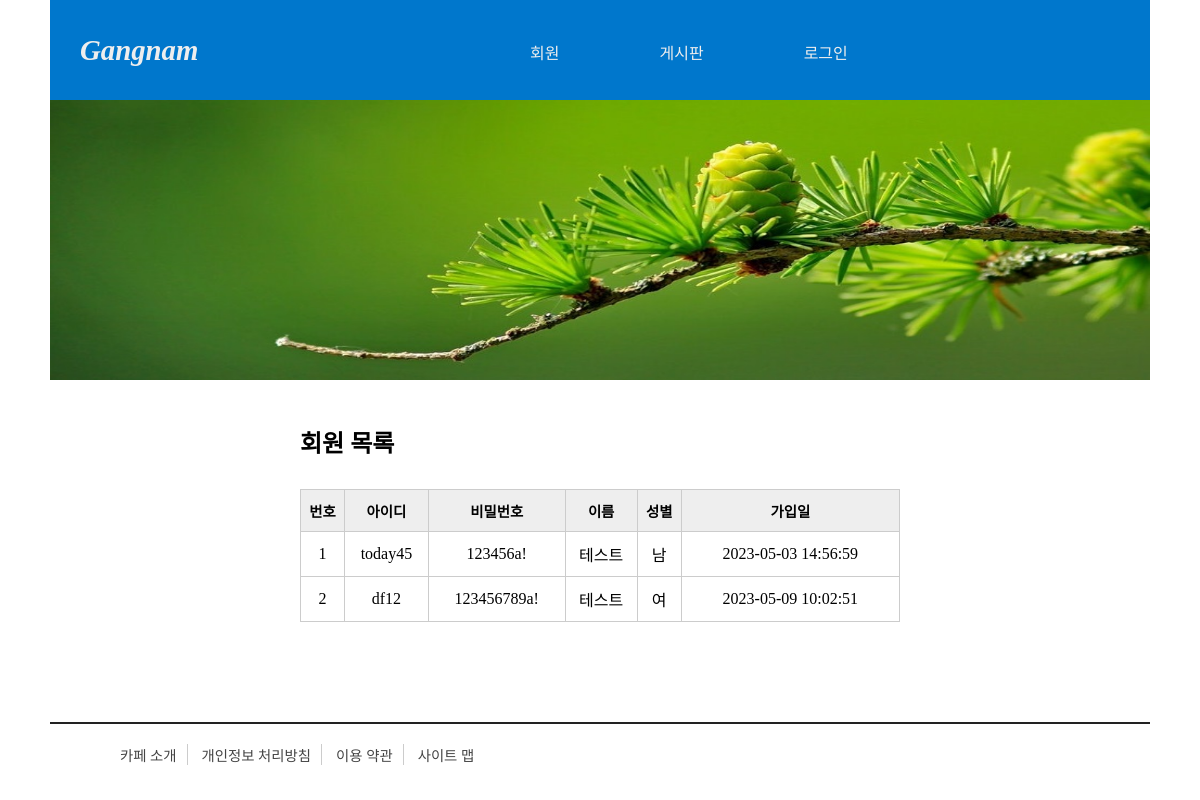
Page /memberlist on the committed database.
### tables this page shows
CREATE TABLE member(
	memberid	TEXT PRIMARY KEY,
	passwd TEXT NOT NULL,
	name TEXT NOT NULL,
	gender TEXT,
	regdate DATETIME DEFAULT (datetime('now','localtime'))
);

### pyworks/member/start_app.py (the view)
@app.route('/memberlist', methods = ['GET'])
def memberlist():
    conn = getconn()
    cursor = conn.cursor()
    sql = "SELECT * FROM member"
    cursor.execute(sql)  # 검색 수행
    rs = cursor.fetchall()
    conn.close()
    return render_template('memberlist.html', rs=rs)

### pyworks/member/start_app.py (called while the page is built)
def getconn():
    conn = sqlite3.connect("c:/green_project/sqlworks/pydb/memberdb.db")
    return conn

### pyworks/member/templates/memberlist.html (shortened to what this page needs)
<!DOCTYPE html>
<html lang="ko">
<head>
    <link rel="stylesheet"
          href="{{ url_for('static', filename='css/style.css') }}">
</head>
<body>
    <div id="container">
        {% include 'header.html' %}
        <div id="main-pic">
            <img src="{{ url_for('static', filename='images/header1.jpg') }}">
        </div>
        <section id="memberlist">
            <h2>회원 목록</h2>
            <table>
                <thead>
                    <tr>
                        <th>번호</th>
                        <th>아이디</th>
                        <th>비밀번호</th>
                        <th>이름</th>
                        <th>성별</th>
                        <th>가입일</th>
                    </tr>
                </thead>
                <tbody>
                    {% for i in rs %}
                    <tr>
                        <td>{{ loop.index }}</td>
                        <td>{{ i[0] }}</td>
                        <td>{{ i[1] }}</td>
                        <td>{{ i[2] }}</td>
                        <td>{{ i[3] }}</td>
                        <td>{{ i[4] }}</td>
                    </tr>
                    {% endfor %}
                </tbody>
            </table>
        </section>
        {% include 'footer.html' %}
    </div>
</body>
</html>

### pyworks/member/static/css/style.css (style rules this page uses)
* { margin: 0; padding: 0; }
#container { width: 100%; margin: 0 auto; }
#main-pic img { width: 100%; height: 240px; }
#memberlist { width: 450px; margin: 40px auto 100px; }
#memberlist table { width: 450px; margin: 30px auto; }
#memberlist table, th, td { border: 1px solid #ccc; border-collapse: collapse; text-align: center; }
#memberlist table th, td { padding: 10px 0; font-size: 0.9em; }
#memberlist table thead { background: #eee; }
#boardlist table, th, td { border: 1px solid #ccc; border-collapse: collapse; }
#boardlist table th, td { padding: 10px 5px; font-size: 0.7em; }
#writing table, td { border: 1px solid #ccc; border-collapse: collapse; }
#detail table, td { border: 1px solid #ccc; border-collapse: collapse; }
#update table, td { border: 1px solid #ccc; border-collapse: collapse; }
@media screen and (min-width: 780px) { #main-pic img { width: 100%; height: 260px; } }
@media screen and (min-width: 780px) { #memberlist { width: 550px; margin: 40px auto 100px; } }
@media screen and (min-width: 780px) { #memberlist table { width: 550px; margin: 30px auto; } }
@media screen and (min-width: 780px) { #boardlist table th, td { padding: 10px 5px; font-size: 0.8em; } }
@media screen and (min-width: 1100px) { #container { width: 1100px; margin: 0 auto; } }
@media screen and (min-width: 1100px) { #main-pic img { width: 100%; height: 280px; } }
@media screen and (min-width: 1100px) { #memberlist { width: 600px; margin: 40px auto 100px; } }
@media screen and (min-width: 1100px) { #memberlist table { width: 600px; margin: 30px auto; } }
@media screen and (min-width: 1100px) { #boardlist table th, td { padding: 10px 0; font-size: 1em; } }

### rows in the picture
member: memberid "today45", passwd "123456a!", name "테스트", gender "남", regdate "2023-05-03 14:56:59"
member: memberid "df12", passwd "123456789a!", name "테스트", gender "여", regdate "2023-05-09 10:02:51"
